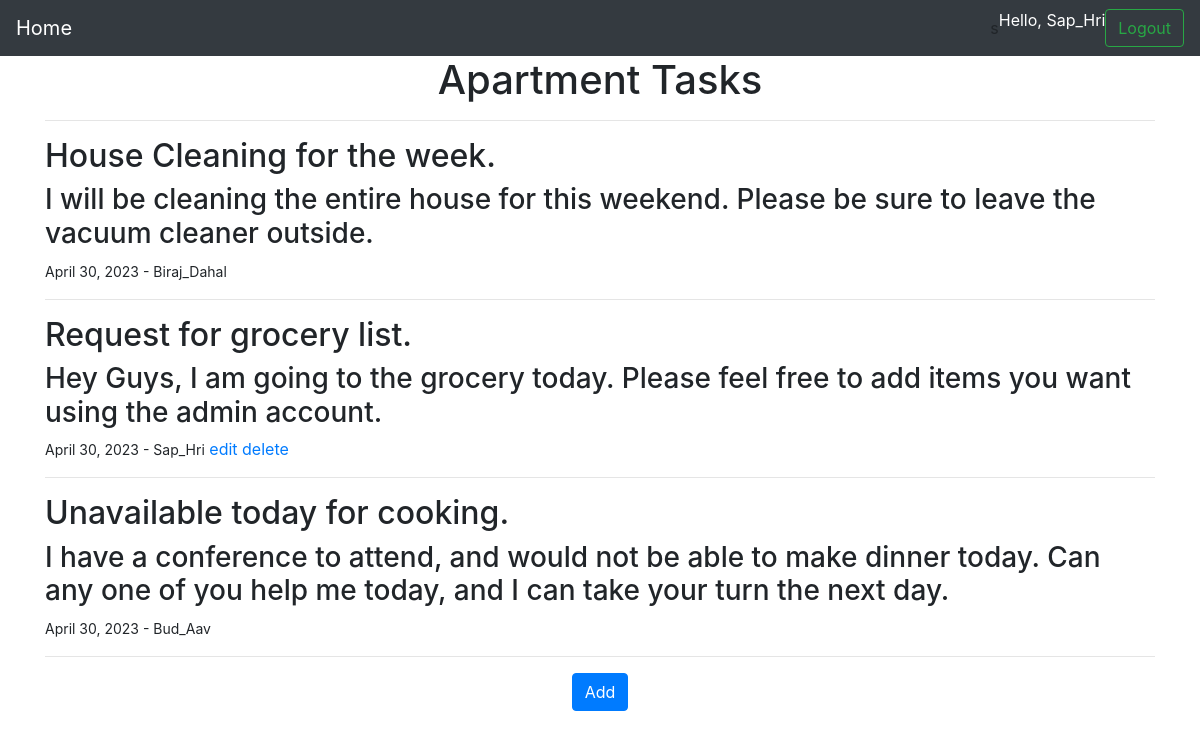
Screenshot of / (signed in) with the database file from the repository.
### content_app/models.py (models this page shows, shortened)
class Blog(models.Model):
    title = models.CharField(max_length=50, verbose_name='Enter title', db_column='Title')
    content = models.TextField()
    date_posted = models.DateField(auto_now_add=True)
    user = models.ForeignKey(User, on_delete=models.CASCADE)
    class Meta:
        db_table = 'Blog'

### content_app/views.py (the view)
# urls.py: 2. Add a URL to urlpatterns:  path('', views.home, name='home')
@login_required
def home(request):
    blogs = Blog.objects.all()
    return render(request, 'home.html', {'blogs': blogs})

### content_app/templates/home.html (shortened to what this page needs)
{% extends 'core/base.html' %}
{% block content %}
    <h1 style="text-align: center;">Apartment Tasks</h1>
    <hr>
    {% if blogs %}
        {% for blog in blogs %}
            <h2>{{blog.title}}</h2>
            <h3>{{blog.content}}</h3>
            <small>{{blog.date_posted}} - {{blog.user.username}}</small>
            {% if user.is_superuser or user.id == blog.user.id %}
                <a href="{% url 'edit-blog' id=blog.id%}">edit</a>
                <a href="{% url 'delete-blog' id=blog.id %}">delete</a>
            {% endif %}
            <hr>
        {% endfor %}
    {% else %}
        <h2 style="text-align: center;">No Blog Items Found</h2>
    {% endif %}
    <div style="text-align: center;">
        <a href="{% url 'add-blog' %}" class="btn btn-primary">Add</a>
    </div>
{% endblock content %}

### templates/core/navbar.html (shortened to what this page needs)
    <nav class="navbar navbar-expand-lg navbar-dark bg-dark">
        <a class="navbar-brand" href="{% url 'home' %}">Home</a>
        <div class="collapse navbar-collapse" id="navbarSupportedContent">
          s
          {% if user.is_authenticated %}
            <p style="color: white;">Hello, {{user.username}}</p>
            <br>
            <a class="btn btn-outline-success my-2 my-sm-0" href="{% url 'logout' %}">Logout</a>
          {% else %}
            <a class="btn btn-outline-success my-2 my-sm-0" href="{% url 'register' %}">Register</a>
            <a class="btn btn-outline-success my-2 my-sm-0" href="{% url 'login' %}">Login</a>
          {% endif %}
        </div>
      </nav>

### rows the page displays
Blog: title "House Cleaning for the week.", content "I will be cleaning the entire house for this weekend. Please be sure to leave the vacuum cleaner outside.", date_posted "April 30, 2023", user.username "Biraj_Dahal"
Blog: title "Request for grocery list.", content "Hey Guys, I am going to the grocery today. Please feel free to add items you want using the admin account.", date_posted "April 30, 2023", user.username "Sap_Hri", shows "edit"
Blog: title "Unavailable today for cooking.", content "I have a conference to attend, and would not be able to make dinner today. Can any one of you help me today, and I can take your turn the next day.", date_posted "April 30, 2023", user.username "Bud_Aav"

### other values shown
{{ user.username }} "Sap_Hri"
